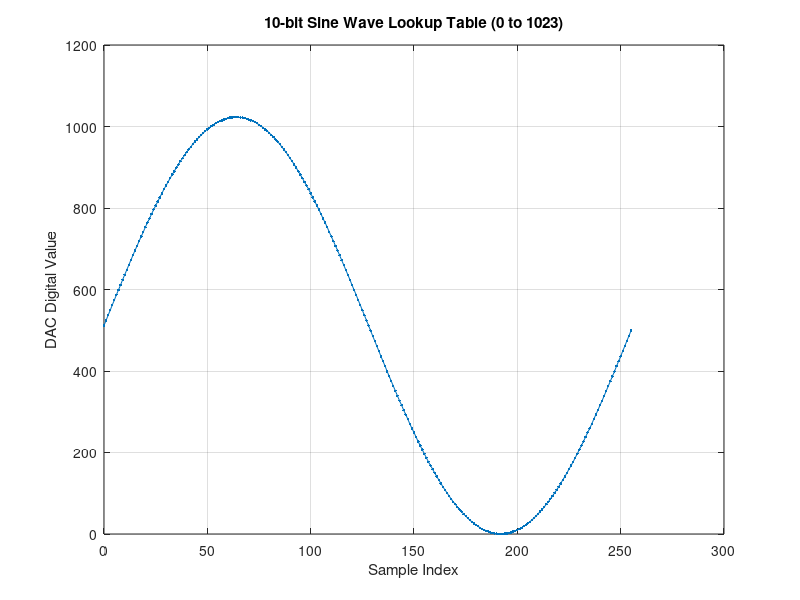

Source code (MATLAB):
% Basic Setup
N = 256;                % num samples
max_val = 1023;         % max value we can represent in dac

% generate timestamps
t = 0:(N-1);            % array of reference values
theta = 2 * pi * t / N; % array of 256 angles fom 0 to 2*Pi, excluding 2pi
sine_vals = round((sin(theta) + 1) * (max_val / 2));
                        % conv to radians
                        % add 1 so we have no negatives
                        % scale to use up thing

% plot for sanity
plot(t, sine_vals, '.-'); % plot w connecting lines and dots
title('10-bit Sine Wave Lookup Table (0 to 1023)');
xlabel('Sample Index');
ylabel('DAC Digital Value');
grid on;

% generate values we can copy paste into C
formatted_text = sprintf('%d, ', sine_vals)
